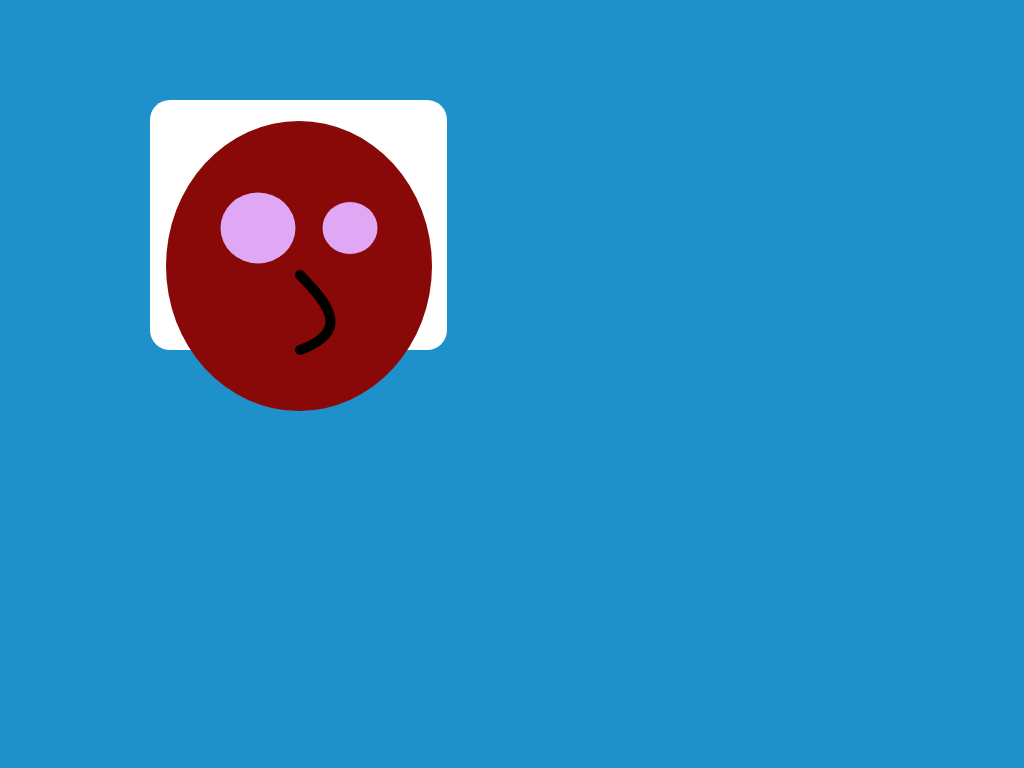
Frame 1 (no input)
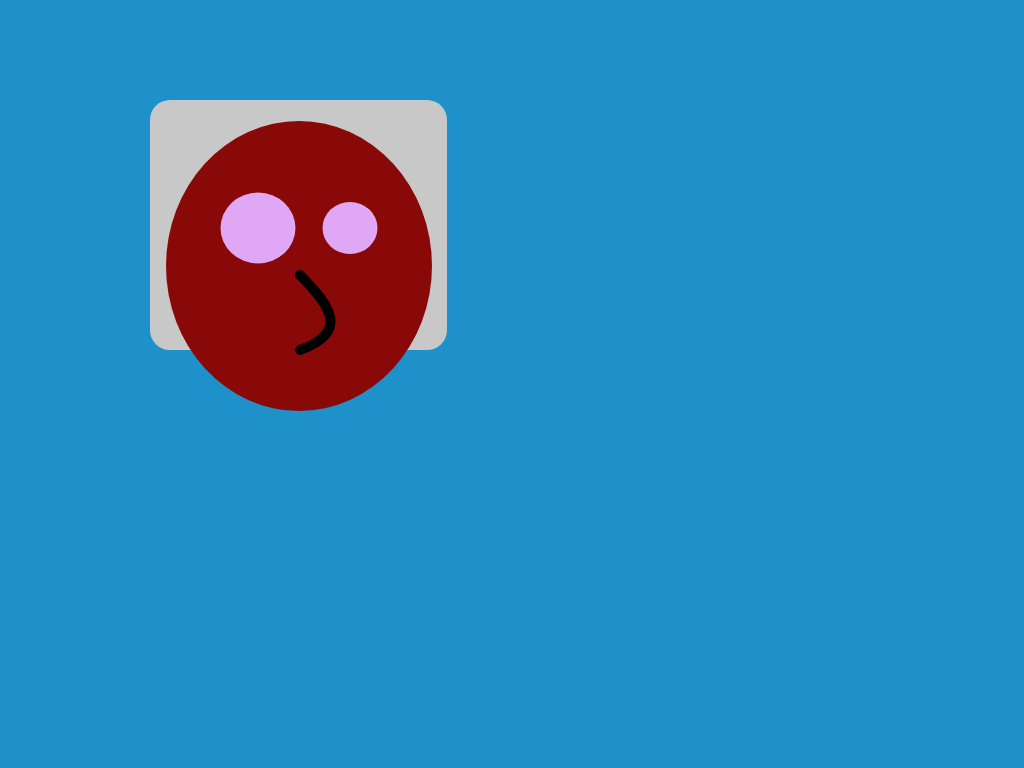
Frame 60 (no input)
Frame 120 (the mouse pressed at the canvas centre since frame 60): identical to frame 60, image omitted

The p5.js sketch that drew these frames (run headless with seeded random() and noise() and a simulated clock; from frame 60 on, the mouse is pressed at the canvas centre):

// p5.js sketch
// ── sketch.js
var rectX = 150;
var rectY = 100;
var rectSize = 297;
var rectTop = rectY;
var rectBottom = rectY + rectSize;
var rectLeft = rectX;
var rectRight = rectX + rectSize;
var haiR;


function setup() {
    createCanvas(1024, 768);
}
function draw() {
    background(30, 145, 203)  
       noStroke();
    fill(haiR, haiR, haiR);
    rect(rectX, rectY, 297, 250, 20);
        strokeWeight(10);
    fill(136, 09, 07);
    ellipse(299,266,266, 290);
    fill(224,167,245)
    ellipse(258,228,75,71)
    fill(224,167,245)
    ellipse(350,228,55,52)
    noFill();
stroke(0);
curve(100, 150, 300, 275, 300, 350, 15, 380);
    
     if(mouseX > rectLeft && mouseX < rectRight && mouseY > rectTop && mouseY < rectBottom){
        haiR = 0;   
    }else{
        haiR = 200;   
    }

}
